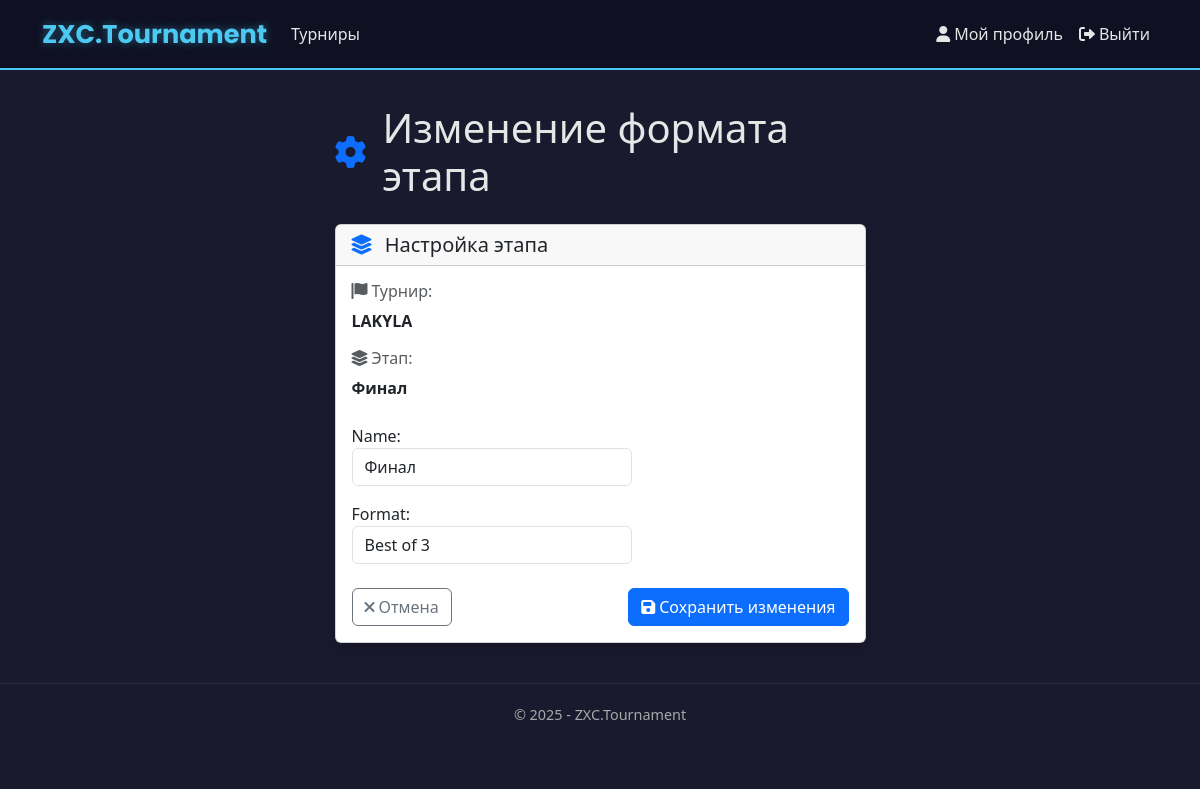
/tournaments/2/stages/2/edit/ (signed in), run on the app's committed database.
### app/models.py (models this page shows, shortened)
class Tournament(models.Model):
    DISCIPLINE_CHOICES = [
        ('Dota 2', 'Dota 2'),
        ('CS 2', 'CS 2'),
        ('Valorant', 'Valorant'),
        ('LoL', 'League of Legends'),
    ]
    FORMAT_CHOICES = [
        ('1x1', '1x1'),
        ('2x2', '2x2'),
        ('3x3', '3x3'),
        ('5x5', '5x5'),
    ]
    TOURNAMENT_FORMAT_CHOICES = [
        ('single_elimination', 'Single Elimination'),
        ('double_elimination', 'Double Elimination'),
        ('round_robin', 'Round Robin'),
    ]
    TEAM_COUNT_CHOICES = [(i, str(i)) for i in range(2, 513)]
    LOCATION_CHOICES = [
        ('China', 'Китай'),
        ('Western Europe', 'Западная Европа'),
        ('Eastern Europe', 'Восточная Европа'),
        ('Southeast Asia', 'ЮВ Азия'),
        ('North America', 'Северная Америка'),
        ('South America', 'Южная Америка'),
    ]
    name = models.CharField(max_length=50, verbose_name="Название турнира")
    max_teams = models.IntegerField(choices=TEAM_COUNT_CHOICES, verbose_name="Максимальное количество команд")
    start_date = models.DateTimeField(verbose_name="Дата начала")
    discipline = models.CharField(max_length=50, choices=DISCIPLINE_CHOICES, verbose_name="Дисциплина")
    game_format = models.CharField(max_length=50, choices=FORMAT_CHOICES, verbose_name="Формат игры")
    tournament_format = models.CharField(max_length=50, choices=TOURNAMENT_FORMAT_CHOICES, verbose_name="Формат турнира", blank=True, null=True)
    location = models.CharField(max_length=50, choices=LOCATION_CHOICES, verbose_name="Локация")
    description = models.TextField(max_length=1000, verbose_name="Описание", blank=True, null=True)
    creator = models.ForeignKey(User, on_delete=models.CASCADE, verbose_name="Создатель")
    created_at = models.DateTimeField(default=timezone.now, verbose_name="Дата создания")
    is_active = models.BooleanField(default=True, verbose_name="Активный")
    registered_teams = models.ManyToManyField(
        'Team',
        through='TournamentRegistration',
        related_name='tournaments',
        blank=True,
        verbose_name="Зарегистрированные команды"
    )
    class Meta:
        ordering = ['-created_at']
        verbose_name = 'Турнир'
        verbose_name_plural = 'Турниры'
    def is_creator(self, user):
        return self.creator == user

class BracketStage(models.Model):
    STAGE_TYPE_CHOICES = [
        ('upper', 'Верхняя сетка'),
        ('lower', 'Нижняя сетка'),
        ('final', 'Финал'),
        ('third_place', 'Матч за 3 место'),
        ('normal', 'Обычный этап'),
    ]
    bracket = models.ForeignKey(TournamentBracket, on_delete=models.CASCADE, related_name='stages')
    name = models.CharField(max_length=100)
    format = models.CharField(max_length=3, choices=TournamentBracket.FORMAT_CHOICES, default='BO3')
    stage_type = models.CharField(max_length=20, choices=STAGE_TYPE_CHOICES, default='normal')
    order = models.PositiveIntegerField()
    scheduled_time = models.DateTimeField(null=True, blank=True, verbose_name="Запланированное время")
    is_completed = models.BooleanField(default=False)
    class Meta:
        ordering = ['order']
        verbose_name = 'Этап турнира'
        verbose_name_plural = 'Этапы турнира'

### app/views.py (the view)
# urls.py: path('tournaments/<int:tournament_id>/stages/<int:stage_id>/edit/', views.edit_stage_format, name='edit_stage_format'),
@login_required
def edit_stage_format(request, tournament_id, stage_id):
    tournament = get_object_or_404(Tournament, id=tournament_id)
    stage = get_object_or_404(BracketStage, id=stage_id, bracket__tournament=tournament)
    if not tournament.is_creator(request.user):
        messages.error(request, 'Только создатель турнира может изменять формат этапа')
        return redirect('tournament_bracket', tournament_id=tournament.id)
    if request.method == 'POST':
        form = BracketStageForm(request.POST, instance=stage)
        if form.is_valid():
            form.save()
            messages.success(request, 'Формат этапа успешно обновлен')
            return redirect('tournament_bracket', tournament_id=tournament.id)
    else:
        form = BracketStageForm(instance=stage)
    return render(request, 'app/tournaments/edit_stage_format.html', {
        'form': form,
        'tournament': tournament,
        'stage': stage,
        'year': datetime.now().year,
    })

### app/forms.py
class BracketStageForm(forms.ModelForm):
    class Meta:
        model = BracketStage
        fields = ['name', 'format']
        widgets = {
            'name': forms.TextInput(attrs={'class': 'form-control'}),
            'format': forms.Select(attrs={'class': 'form-control'}),
        }

### app/templates/app/tournaments/edit_stage_format.html (shortened to what this page needs)
{% extends "app/layout.html" %}
{% block content %}
<div class="container mt-4">
    <div class="row justify-content-center">
        <div class="col-md-8 col-lg-6">
            <div class="d-flex align-items-center mb-4">
                <i class="fas fa-cog fa-2x text-primary me-3"></i>
                <h1 class="mb-0">Изменение формата этапа</h1>
            </div>
            <div class="card shadow">
                <div class="card-header">
                    <h5 class="mb-0">
                        <i class="fas fa-layer-group me-2 text-primary"></i>
                        Настройка этапа
                    </h5>
                </div>
                <div class="card-body">
                    <div class="mb-3">
                        <h6 class="text-muted">
                            <i class="fas fa-flag me-1"></i>Турнир:
                        </h6>
                        <p class="fw-bold">{{ tournament.name }}</p>
                    </div>
                    <div class="mb-4">
                        <h6 class="text-muted">
                            <i class="fas fa-layer-group me-1"></i>Этап:
                        </h6>
                        <p class="fw-bold">{{ stage.name }}</p>
                    </div>
                    <form method="post">
                        <div class="mb-4">
                            {{ form.as_p }}
                        </div>
                        <div class="d-flex justify-content-between gap-2">
                            <a href="{% url 'tournament_bracket' tournament_id=tournament.id %}" class="btn btn-outline-secondary">
                                <i class="fas fa-times me-1"></i>Отмена
                            </a>
                            <button type="submit" class="btn btn-primary">
                                <i class="fas fa-save me-1"></i>Сохранить изменения
                            </button>
                        </div>
                    </form>
                </div>
            </div>
        </div>
    </div>
</div>
{% endblock %}

### static/app/content/site.css (style rules this page uses)
body { padding-top: 10px; padding-bottom: 10px; }
input, select, textarea { max-width: 280px; }
body { background-color: #1a1a2e; color: #e6e6e6; font-family: 'Segoe UI', Tahoma, Geneva, Verdana, sans-serif; }

### data on the page
Tournament: name "LAKYLA"
BracketStage: name "Финал", format "Best of 3"
